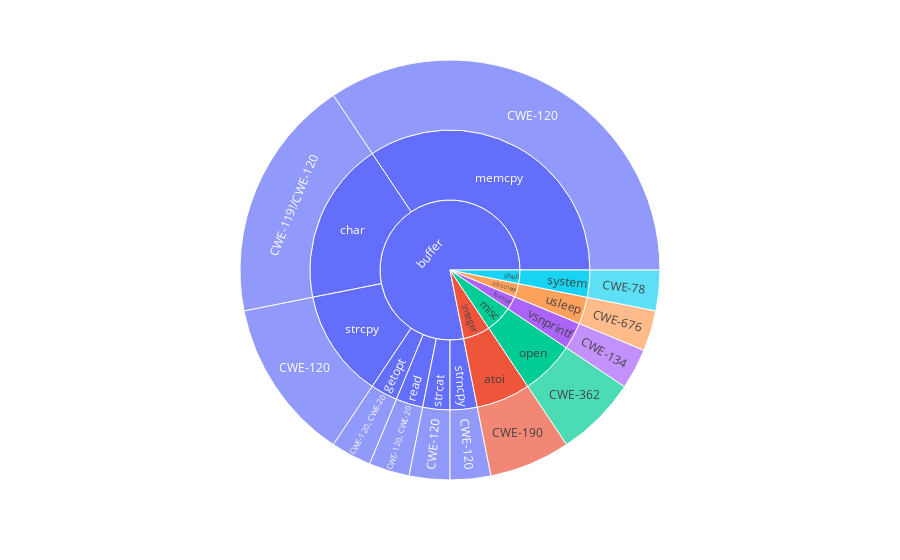

Here is the notebook cell this chart was saved with:
### Code cell
dfp = df[['Category', 'Name', 'CWEs']].groupby(['Category', 'Name', 'CWEs'], group_keys=False).size().reset_index(name='Count')
print(dfp)
fig = px.sunburst(dfp, path=['Category', 'Name', 'CWEs'], values='Count')
fig.show()

fig.write_image("figure/vul_statistics.pdf")

### Figure 1 — Plotly figure (JSON) as saved in the notebook; plotly's stock layout.template omitted (floating-point values rounded to 4 significant figures)
{"data": [{"branchvalues": "total", "domain": {"x": [0, 1], "y": [0, 1]}, "hovertemplate": "labels=%{label}<br>Count=%{value}<br>parent=%{parent}<br>id=%{id}<extra></extra>", "ids": ["buffer/char/CWE-119!/CWE-120", "buffer/memcpy/CWE-120", "buffer/strcat/CWE-120", "buffer/strcpy/CWE-120", "buffer/strncpy/CWE-120", "buffer/getopt/CWE-120, CWE-20", "buffer/read/CWE-120, CWE-20", "format/vsnprintf/CWE-134", "integer/atoi/CWE-190", "misc/open/CWE-362", "obsolete/usleep/CWE-676", "shell/system/CWE-78", "integer/atoi", "buffer/char", "buffer/getopt", "buffer/memcpy", "misc/open", "buffer/read", "buffer/strcat", "buffer/strcpy", "buffer/strncpy", "shell/system", "obsolete/usleep", "format/vsnprintf", "buffer", "format", "integer", "misc", "obsolete", "shell"], "labels": ["CWE-119!/CWE-120", "CWE-120", "CWE-120", "CWE-120", "CWE-120", "CWE-120, CWE-20", "CWE-120, CWE-20", "CWE-134", "CWE-190", "CWE-362", "CWE-676", "CWE-78", "atoi", "char", "getopt", "memcpy", "open", "read", "strcat", "strcpy", "strncpy", "system", "usleep", "vsnprintf", "buffer", "format", "integer", "misc", "obsolete", "shell"], "name": "", "parents": ["buffer/char", "buffer/memcpy", "buffer/strcat", "buffer/strcpy", "buffer/strncpy", "buffer/getopt", "buffer/read", "format/vsnprintf", "integer/atoi", "misc/open", "obsolete/usleep", "shell/system", "integer", "buffer", "buffer", "buffer", "misc", "buffer", "buffer", "buffer", "buffer", "shell", "obsolete", "format", "", "", "", "", "", ""], "type": "sunburst", "values": [6, 11, 1, 4, 1, 1, 1, 1, 2, 2, 1, 1, 2, 6, 1, 11, 2, 1, 1, 4, 1, 1, 1, 1, 25, 1, 2, 2, 1, 1]}], "layout": {"legend": {"tracegroupgap": 0}, "margin": {"t": 60}}}
